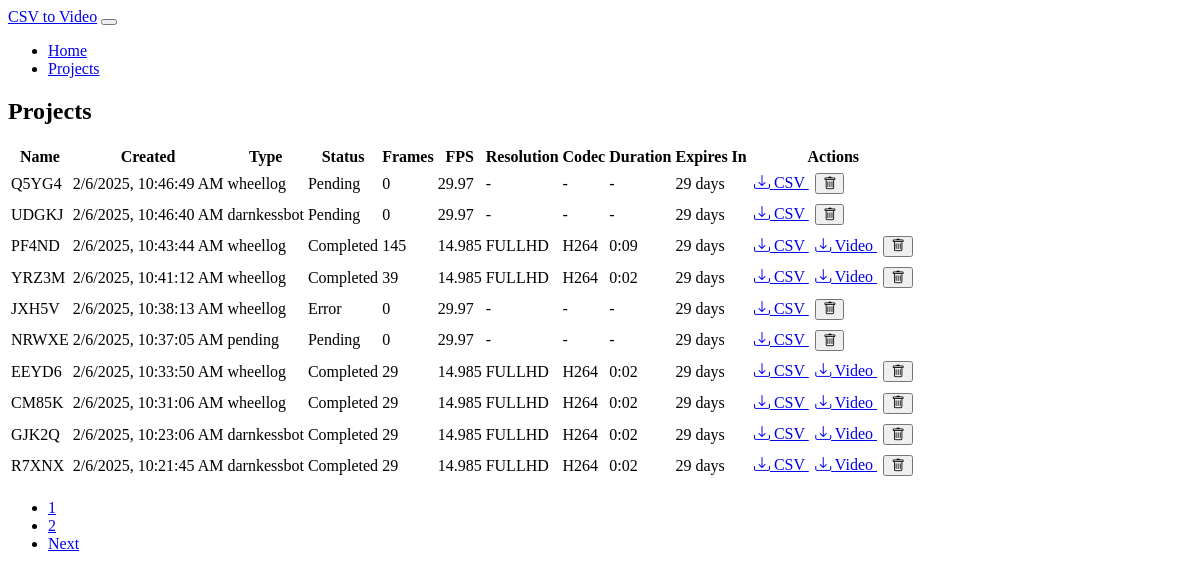
The app's page /projects with its own data.
### models.py (models this page shows, shortened)
class Project(db.Model):
    id = db.Column(db.Integer, primary_key=True)
    name = db.Column(db.String(100), nullable=False)
    csv_file = db.Column(db.String(255), nullable=False)
    csv_type = db.Column(db.String(20), nullable=False)  # 'darnkessbot' or 'wheellog'
    created_at = db.Column(db.DateTime, nullable=False, default=datetime.utcnow)
    expiry_date = db.Column(db.DateTime, nullable=False)
    frame_count = db.Column(db.Integer, default=0)
    fps = db.Column(db.Float, default=29.97)
    video_file = db.Column(db.String(255))
    codec = db.Column(db.String(10))
    resolution = db.Column(db.String(10))  # 'fullhd' or '4k'
    video_duration = db.Column(db.Float)  # Duration in seconds
    status = db.Column(db.String(20), default='pending')  # pending, processing, completed, error
    error_message = db.Column(db.Text)
    folder_number = db.Column(db.Integer)  # New field for storing unique folder number
    def days_until_expiry(self):
        if self.expiry_date:
            delta = self.expiry_date - datetime.utcnow()
            return max(0, delta.days)
        return 0
    def get_duration_str(self):
        if self.video_duration is None:
            return '-'
        minutes = int(self.video_duration // 60)
        seconds = int(self.video_duration % 60)
        return f"{minutes}:{seconds:02d}"

### app.py (the view)
@app.route('/projects')
def list_projects():
    page = request.args.get('page', 1, type=int)
    projects = Project.query.order_by(Project.created_at.desc())\
        .paginate(page=page, per_page=10, error_out=False)
    return render_template('projects.html', projects=projects)

### templates/projects.html (shortened to what this page needs)
{% extends "base.html" %}
{% block content %}
<div class="card">
    <div class="card-header">
        <h2 class="card-title">Projects</h2>
    </div>
    <div class="card-body">
        <div class="table-responsive">
            <table class="table">
                <thead>
                    <tr>
                        <th>Name</th>
                        <th>Created</th>
                        <th>Type</th>
                        <th>Status</th>
                        <th>Frames</th>
                        <th>FPS</th>
                        <th>Resolution</th>
                        <th>Codec</th>
                        <th>Duration</th>
                        <th>Expires In</th>
                        <th>Actions</th>
                    </tr>
                </thead>
                <tbody>
                    {% for project in projects.items %}
                    <tr>
                        <td>{{ project.name }}</td>
                        <td data-timestamp="{{ project.created_at.timestamp() }}">
                        </td>
                        <td>{{ project.csv_type }}</td>
                        <td>
                            <span class="badge text-bg-{{
                                'warning' if project.status == 'processing' else
                                'success' if project.status == 'completed' else
                                'danger' if project.status == 'error' else
                                'secondary'
                            }}"
                            data-project-id="{{ project.id }}"
                            data-project-status="{{ project.status }}"
                            {% if project.status == 'error' and project.error_message %}
                            title="{{ project.error_message }}"
                            {% endif %}
                            >{{ project.status.capitalize() }}</span>
                        </td>
                        <td>{{ project.frame_count }}</td>
                        <td>{{ project.fps }}</td>
                        <td>{{ project.resolution|upper if project.resolution else '-' }}</td>
                        <td>{{ project.codec|upper if project.codec else '-' }}</td>
                        <td>{{ project.get_duration_str() }}</td>
                        <td>{{ project.days_until_expiry() }} days</td>
                        <td>
                            <a href="{{ url_for('download_file', project_id=project.id, type='processed_csv') }}"
                               class="btn btn-sm btn-info">
                                <i class="bi bi-download"></i> CSV
                            </a>
                            {% if project.video_file %}
                            <a href="{{ url_for('download_file', project_id=project.id, type='video') }}"
                               class="btn btn-sm btn-success">
                                <i class="bi bi-download"></i> Video
                            </a>
                            {% endif %}
                            <button onclick="deleteProject({{ project.id }})"
                                    class="btn btn-sm btn-danger">
                                <i class="bi bi-trash"></i>
                            </button>
                        </td>
                    </tr>
                    {% endfor %}
                </tbody>
            </table>
        </div>
        {% if projects.pages > 1 %}
        <nav aria-label="Project navigation" class="mt-4">
            <ul class="pagination justify-content-center">
                {% for page_num in range(projects.page - 1, projects.page + 2) %}
                    {% if page_num > 0 and page_num <= projects.pages %}
                    <li class="page-item {% if page_num == projects.page %}active{% endif %}">
                        <a class="page-link" href="{{ url_for('list_projects', page=page_num) }}">{{ page_num }}</a>
                    </li>
                    {% endif %}
                {% endfor %}
                {% if projects.has_next %}
                <li class="page-item">
                    <a class="page-link" href="{{ url_for('list_projects', page=projects.next_num) }}">Next</a>
                </li>
                {% endif %}
            </ul>
        </nav>
        {% endif %}
    </div>
</div>
{% endblock %}

### templates/base.html (shortened to what this page needs)
<!DOCTYPE html>
<html lang="en" data-bs-theme="dark">
<head>
    <link href="https://cdn.replit.com/agent/bootstrap-agent-dark-theme.min.css" rel="stylesheet">
    <link href="https://cdn.jsdelivr.net/npm/bootstrap-icons@1.7.2/font/bootstrap-icons.css" rel="stylesheet">
    <link href="{{ url_for('static', filename='css/custom.css') }}" rel="stylesheet">
</head>
<body>
    <nav class="navbar navbar-expand-lg navbar-dark bg-dark mb-4">
        <div class="container">
            <a class="navbar-brand" href="{{ url_for('index') }}">CSV to Video</a>
            <button class="navbar-toggler" type="button" data-bs-toggle="collapse" data-bs-target="#navbarNav">
            </button>
            <div class="collapse navbar-collapse" id="navbarNav">
                <ul class="navbar-nav">
                    <li class="nav-item">
                        <a class="nav-link" href="{{ url_for('index') }}">Home</a>
                    </li>
                    <li class="nav-item">
                        <a class="nav-link" href="{{ url_for('list_projects') }}">Projects</a>
                    </li>
                </ul>
            </div>
        </div>
    </nav>
    <div class="container">
        {% block content %}{% endblock %}
    </div>
</body>
</html>

### static/css/custom.css (style rules this page uses)
.card { margin-bottom: 2rem; }
.table td, .table th { vertical-align: middle; white-space: nowrap; }
.table td:last-child { min-width: 150px; }
.table-responsive { overflow-x: auto; }
.btn-sm { margin: 0.2rem; }

### records on screen
Project: name "Q5YG4", csv_type "wheellog", status "Pending", frame_count "0", fps "29.97", resolution "-", codec "-", get_duration_str "-", days_until_expiry "29"
Project: name "UDGKJ", csv_type "darnkessbot", status "Pending", frame_count "0", fps "29.97", resolution "-", codec "-", get_duration_str "-", days_until_expiry "29"
Project: name "PF4ND", csv_type "wheellog", status "Completed", frame_count "145", fps "14.985", resolution "FULLHD", codec "H264", get_duration_str "0:09", days_until_expiry "29"
Project: name "YRZ3M", csv_type "wheellog", status "Completed", frame_count "39", fps "14.985", resolution "FULLHD", codec "H264", get_duration_str "0:02", days_until_expiry "29"
Project: name "JXH5V", csv_type "wheellog", status "Error", frame_count "0", fps "29.97", resolution "-", codec "-", get_duration_str "-", days_until_expiry "29"
Project: name "NRWXE", csv_type "pending", status "Pending", frame_count "0", fps "29.97", resolution "-", codec "-", get_duration_str "-", days_until_expiry "29"
Project: name "EEYD6", csv_type "wheellog", status "Completed", frame_count "29", fps "14.985", resolution "FULLHD", codec "H264", get_duration_str "0:02", days_until_expiry "29"
Project: name "CM85K", csv_type "wheellog", status "Completed", frame_count "29", fps "14.985", resolution "FULLHD", codec "H264", get_duration_str "0:02", days_until_expiry "29"
Project: name "GJK2Q", csv_type "darnkessbot", status "Completed", frame_count "29", fps "14.985", resolution "FULLHD", codec "H264", get_duration_str "0:02", days_until_expiry "29"
Project: name "R7XNX", csv_type "darnkessbot", status "Completed", frame_count "29", fps "14.985", resolution "FULLHD", codec "H264", get_duration_str "0:02", days_until_expiry "29"

### other values on screen
{{ page_num }} "1" "2"
